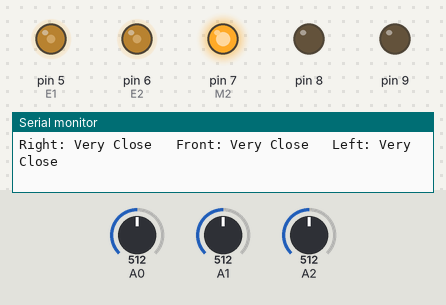
This sketch was run on a simulated Arduino Uno, built with avr-gcc and run on an emulated ATmega328P. On the bench: output pins drawn as LEDs (lit = HIGH), the last lines printed to the serial monitor. The test bench sets the inputs (shaded band); at power-on: A0 = 512, A1 = 512, A2 = 512.

Above: at 1.2 s.
1.3 s: A0 set to 156
3.2 s: A0 set to 142
At 4.0 s:
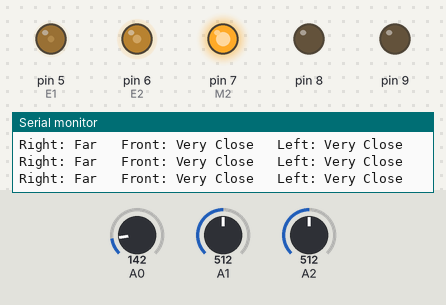
4.7 s: A1 set to 307
7.7 s: A1 set to 289
At 8.9 s:
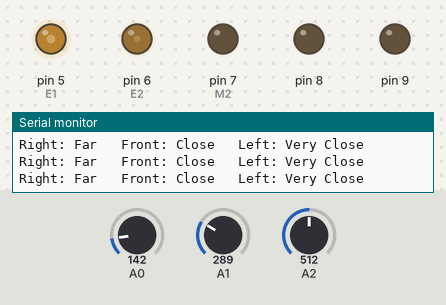
9.2 s: A0 set to 306
At 9.6 s:
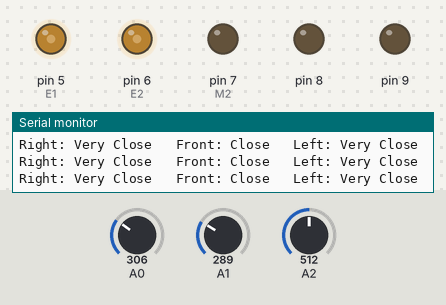
10.7 s: A2 set to 166
12.6 s: A2 set to 143
At 13.6 s:
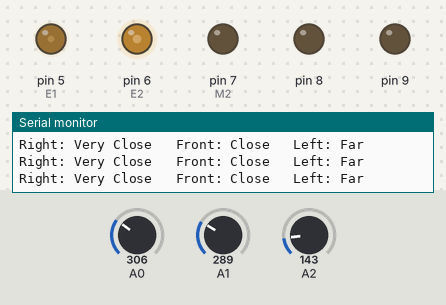
Timing chart, 0 to 15.1 s (numbered marks = the images above; inputs shaded):
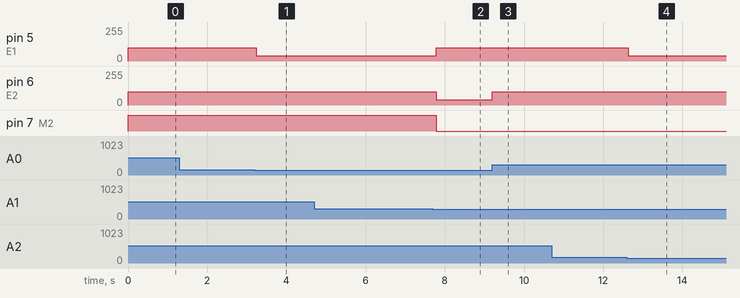

The sketch:

Guided_By_Closeness.ino
```cpp
#include "types.h"

int E1 = 5;    //M1 Speed Control
int E2 = 6;    //M2 Speed Control
int M1 = 4;    //M1 Direction Control
int M2 = 7;    //M1 Direction Control

int FULL_POWER = 100;
int HALF_POWER = 60;
int QUARTER_POWER = 40;
int NO_POWER = 0;

char* p(char *fmt, ... ){
  char tmp[128]; // resulting string limited to 128 chars
  va_list args;
  va_start (args, fmt );
  vsnprintf(tmp, 128, fmt, args);
  va_end (args);
  Serial.print(tmp);
  return tmp;
}
void stop(void)
{
  digitalWrite(E1,LOW);
  digitalWrite(E2,LOW);
}
void advance(char leftPower,char rightPower)
{
  analogWrite (E1,leftPower);
  digitalWrite(M1,LOW);
  analogWrite (E2,rightPower);
  digitalWrite(M2,LOW);
}
void back_off (char leftPower,char rightPower)
{
  analogWrite (E1,leftPower);
  digitalWrite(M1,HIGH);
  analogWrite (E2,rightPower);
  digitalWrite(M2,HIGH);
}
void turn_L (char leftPower,char rightPower)
{
  analogWrite (E1,leftPower);
  digitalWrite(M1,HIGH);
  analogWrite (E2,rightPower);
  digitalWrite(M2,LOW);
}
void turn_R (char leftPower,char rightPower)
{
  analogWrite (E1,leftPower);
  digitalWrite(M1,LOW);
  analogWrite (E2,rightPower);
  digitalWrite(M2,HIGH);
}
void bank (char leftPower,char rightPower)
{
  analogWrite (E1,leftPower);
  digitalWrite(M1,LOW);
  analogWrite (E2,rightPower);
  digitalWrite(M2,LOW);
}
boolean atLeast (int input, int floor)
{
  return (input >= floor);
}
boolean below (int input, int ceiling)
{
  return (input < ceiling);
}
boolean between (int input, int floor, int ceiling)
{
  return (atLeast(input, floor) && below(input,ceiling));
}
Closeness decideCloseness(int input)
{
  if(below(input, VERY_FAR))
  {
    return VERY_FAR;
  }
  if (between(input, VERY_FAR, FAR))
  {
    return FAR;
  }
  if (between(input, FAR, CLOSE))
  {
    return CLOSE;
  }
  return VERY_CLOSE;
}

char* closenessString(Closeness closeness)
{
  switch(closeness)
  {
    case VERY_FAR:
      return "Very Far";
    case FAR:
      return "Far";
    case CLOSE:
      return "Close";
    case VERY_CLOSE:
      return "Very Close";
    default:
      return "Unknown";
  }
}

void setup(void)
{
  int i;
  for(i=6;i<=9;i++)
    pinMode(i, OUTPUT);
  Serial.begin(9600);      //Set Baud Rate

}
void loop(void)
{
  int rightSensor = analogRead(A0);
  int frontSensor = analogRead(A1);
  int leftSensor = analogRead(A2);

  Closeness rightCloseness = decideCloseness(rightSensor);
  Closeness frontCloseness = decideCloseness(frontSensor);
  Closeness leftCloseness = decideCloseness(leftSensor);

  p("Right: %s   Front: %s   Left: %s \n", closenessString(rightCloseness), closenessString(frontCloseness), closenessString(leftCloseness));

  if(atLeast(frontCloseness, VERY_CLOSE) && below(rightCloseness, CLOSE))
  {
    back_off (QUARTER_POWER, FULL_POWER);
  }
  else if (atLeast(frontCloseness, VERY_CLOSE))
  {
    back_off (FULL_POWER, FULL_POWER);
  }
  else if(atLeast(frontCloseness, CLOSE) && below(rightCloseness, CLOSE))
  {
    bank (FULL_POWER,QUARTER_POWER);
  }
  else if(atLeast(frontCloseness, CLOSE) && below(leftCloseness, CLOSE))
  {
    bank (QUARTER_POWER,FULL_POWER);
  }
  else if(atLeast(rightCloseness, VERY_CLOSE))
  {
    turn_L (FULL_POWER,FULL_POWER);
  }
  else if(atLeast(leftCloseness, VERY_CLOSE))
  {
    turn_R (FULL_POWER,FULL_POWER);
  }
  else
  {
    advance (FULL_POWER,FULL_POWER);
  }

  delay(100);
}
```

types.h
```cpp
enum Closeness
{
  VERY_FAR = 75,
  FAR = 150,
  CLOSE = 300,
  VERY_CLOSE = 600
};
```

Measured:
- the behaviour switches between 150 and 149 on A0 (found by bisection; images 0 and 1)
- the behaviour switches between 300 and 299 on A1 (found by bisection; images 1 and 2)
- the behaviour switches between 150 and 149 on A2 (found by bisection; images 3 and 4)
- after the input at 3.2 s, pin 5 (E1): 100/255 → 40/255 at once
- after the input at 7.7 s, pin 5 (E1): 40/255 → 100/255 after 0.09 s; pin 6 (E2): 100/255 → 40/255 after 0.09 s; pin 7 (M2): HIGH → LOW after 0.09 s
- after the input at 9.2 s, pin 6 (E2): 40/255 → 100/255 at once
- after the input at 12.6 s, pin 5 (E1): 100/255 → 40/255 at once
